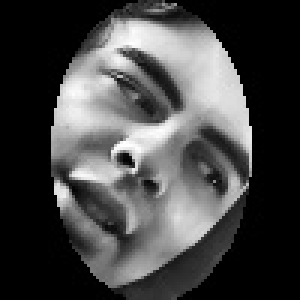
#> input picture face_Api.faces/1_maya__frente_0.jpg, 100 x 100 px (shown 3 times larger); its folder holds only this picture in this run
$ python -i recognizer.py   (imports and definitions only)   (older library calls are emulated)
#> lines starting #> are read from the running program, lines starting #| are printed output that depends on the picture; after the words box and inside, x2 and y2 are one past the last pixel; in counts of white or black regions, pixels touching at a corner belong together
import cv2
import os
import numpy as np
import tempfile
from typing import Dict, List, Optional, Tuple

# ===== Global settings =====
face_cascade = cv2.CascadeClassifier(
    cv2.data.haarcascades + "haarcascade_frontalface_default.xml"
)
eye_cascade = cv2.CascadeClassifier(cv2.data.haarcascades + "haarcascade_eye.xml")

# Use a folder relative to this file so the module works regardless of current working dir
faces_path = os.path.abspath(os.path.join(os.path.dirname(__file__), os.pardir, "face_Api.faces"))

known_faces: List[np.ndarray] = []
classNames: List[Dict[str, str]] = []

FACE_SIZE = (100, 100)
SIMILARITY_THRESHOLD = 0.10
BLUR_THRESHOLD = 60.0
BRIGHTNESS_MIN = 40
BRIGHTNESS_MAX = 215

POSES = ["frente", "cima", "baixo", "esquerda", "direita"]


def _ensure_faces_dir():
    if not os.path.exists(faces_path):
        os.makedirs(faces_path, exist_ok=True)


def _select_largest_face(faces: np.ndarray) -> Optional[Tuple[int, int, int, int]]:
    if len(faces) == 0:
        return None
    return max(faces, key=lambda f: f[2] * f[3])


# [21 lines left out: function _align_face_by_eyes, not called in this run]


def _apply_clahe(gray: np.ndarray) -> np.ndarray:
    clahe = cv2.createCLAHE(clipLimit=2.0, tileGridSize=(8, 8))
    return clahe.apply(gray)


def _apply_face_mask(gray: np.ndarray) -> np.ndarray:
    mask = np.zeros(gray.shape[:2], dtype=np.uint8)
    center = (gray.shape[1] // 2, gray.shape[0] // 2)
    axes = (gray.shape[1] // 3, int(gray.shape[0] * 0.5))
    cv2.ellipse(mask, center, axes, 0, 0, 360, 255, -1)
    return cv2.bitwise_and(gray, gray, mask=mask)


# [17 lines left out: functions _is_face_quality_ok, _extract_face_gray_from_gray, not called in this run]


def _extract_face_gray(frame_bgr: np.ndarray, rect: Tuple[int, int, int, int]) -> np.ndarray:
    gray = cv2.cvtColor(frame_bgr, cv2.COLOR_BGR2GRAY)
    return _extract_face_gray_from_gray(gray, rect)


def _preprocess_face_gray(gray: np.ndarray) -> np.ndarray:
    face_gray = _apply_clahe(gray)
    face_gray = cv2.normalize(face_gray, None, 0, 255, cv2.NORM_MINMAX)
    return face_gray


# [11 lines left out: function _slugify, not called in this run]


def load_known_faces():
    """Load all known faces from the faces folder."""
    global known_faces, classNames
    known_faces = []
    classNames = []

    _ensure_faces_dir()

    for filename in os.listdir(faces_path):
        if filename.lower().endswith((".jpg", ".png", ".jpeg")):
            stem = os.path.splitext(filename)[0]
            parts = stem.split("_", 1)
            user_id = parts[0] if parts else stem
            name_part = parts[1] if len(parts) > 1 else stem
            user_name = name_part.split("__", 1)[0]

            path = os.path.join(faces_path, filename)
            img = cv2.imread(path)
#> img is the input picture: shape (100, 100, 3); min 0, max 255, mean 69.7
            if img is None:
                continue

            gray = cv2.cvtColor(img, cv2.COLOR_BGR2GRAY)
            faces = face_cascade.detectMultiScale(gray, 1.1, 4)
#> faces = ()
            face_rect = _select_largest_face(faces)

            try:
                if face_rect is not None:
                    raw_face = _extract_face_gray_from_gray(gray, face_rect)
                else:
                    raw_face = cv2.resize(gray, FACE_SIZE)
                face_img = _apply_face_mask(_preprocess_face_gray(raw_face))
#> in _apply_clahe, `return clahe.apply(gray)`:
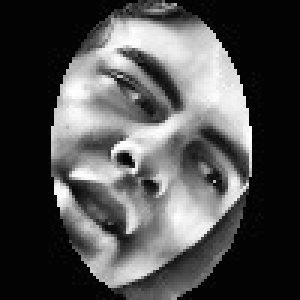
#> returned value: shape (100, 100) (shown 3 times larger); min 3, max 255, mean 78.2
#> in _apply_face_mask, `mask = np.zeros(gray.shape[:2], dtype=np.uint8)`: mask: shape (100, 100); every value is 0
#> in _apply_face_mask, `cv2.ellipse(mask, center, axes, 0, 0, 360, 255, -1)`:
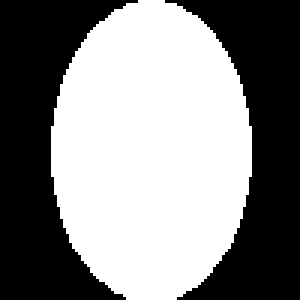
#> mask: shape (100, 100) (shown 3 times larger); 52.9% white; 2 black regions, box (x1, y1, x2, y2) and area: (0, 0, 46, 100) 2406, (55, 0, 100, 100) 2302
            except Exception:
                continue

            known_faces.append(face_img)
            classNames.append({"id": user_id, "nome": user_name})

    print(f"[OK] {len(known_faces)} rostos carregados: {classNames}")
#| [OK] 1 rostos carregados: [{'id': '1', 'nome': 'maya'}]


# [171 lines left out: functions recognize_face_from_image, recognize_faces_in_frame, save_known_face, _write_temp_video, _get_video_suffix, save_faces_from_video, not called in this run]

>>> result = load_known_faces()

$ run again, on face_Api.faces/1_maya__frente_102.jpg
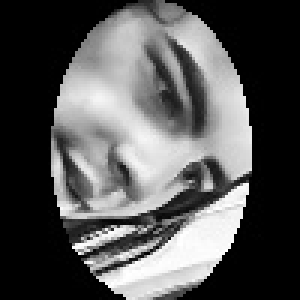
#> input picture face_Api.faces/1_maya__frente_102.jpg, 100 x 100 px (shown 3 times larger)
#> in load_known_faces, img is the input picture: shape (100, 100, 3); min 0, max 255, mean 85.3
#> faces = ()
#> in _apply_clahe, `return clahe.apply(gray)`:
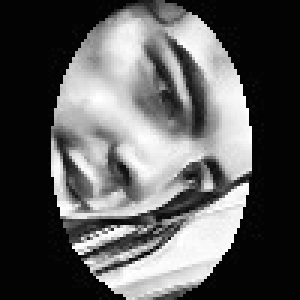
#> returned value: shape (100, 100) (shown 3 times larger); min 3, max 255, mean 91.2
#| [OK] 1 rostos carregados: [{'id': '1', 'nome': 'maya'}]

$ run again, on face_Api.faces/1_maya__frente_105.jpg
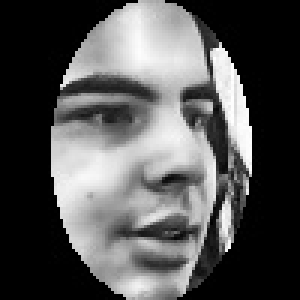
#> input picture face_Api.faces/1_maya__frente_105.jpg, 100 x 100 px (shown 3 times larger)
#> in load_known_faces, img is the input picture: shape (100, 100, 3); min 0, max 255, mean 83.7
#> faces = [[11, 5, 83, 83]]
#> face_rect = [11, 5, 83, 83]
#> x = 11; y = 5; w = 83
#> in _extract_face_gray_from_gray, `face_gray = gray[y : y + h, x : x + w]`:
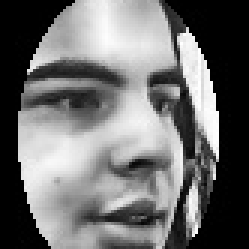
#> face_gray: shape (83, 83) (shown 3 times larger); min 0, max 255, mean 110.6
#> eyes = [[16, 22, 24, 24]]
#> in _apply_face_mask, `return cv2.bitwise_and(gray, gray, mask=mask)`:
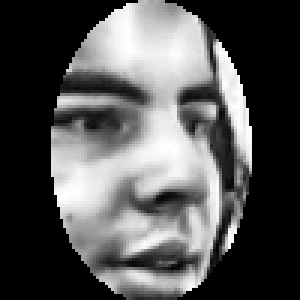
#> returned value: shape (100, 100) (shown 3 times larger); min 0, max 255, mean 84.9
#| [OK] 1 rostos carregados: [{'id': '1', 'nome': 'maya'}]

$ run again, on face_Api.faces/1_maya__frente_1.jpg
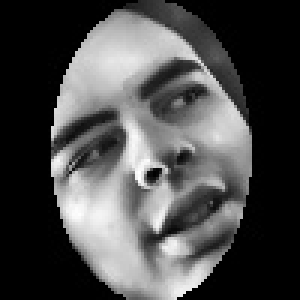
#> input picture face_Api.faces/1_maya__frente_1.jpg, 100 x 100 px (shown 3 times larger)
#> in load_known_faces, img is the input picture: shape (100, 100, 3); min 0, max 255, mean 75.1
#> faces = [[7, 3, 85, 85]]
#> face_rect = [7, 3, 85, 85]
#> x = 7; y = 3; w = 85
#> in _extract_face_gray_from_gray, `face_gray = gray[y : y + h, x : x + w]`:
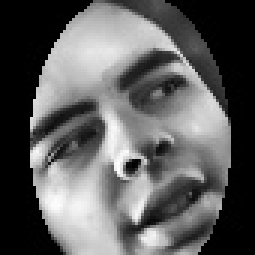
#> face_gray: shape (85, 85) (shown 3 times larger); min 0, max 255, mean 94
#> eyes = [[41, 19, 23, 23]]
#> in _apply_face_mask, `return cv2.bitwise_and(gray, gray, mask=mask)`:
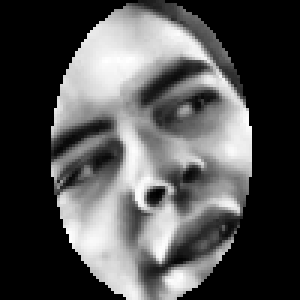
#> returned value: shape (100, 100) (shown 3 times larger); min 0, max 255, mean 80.1
#| [OK] 1 rostos carregados: [{'id': '1', 'nome': 'maya'}]
